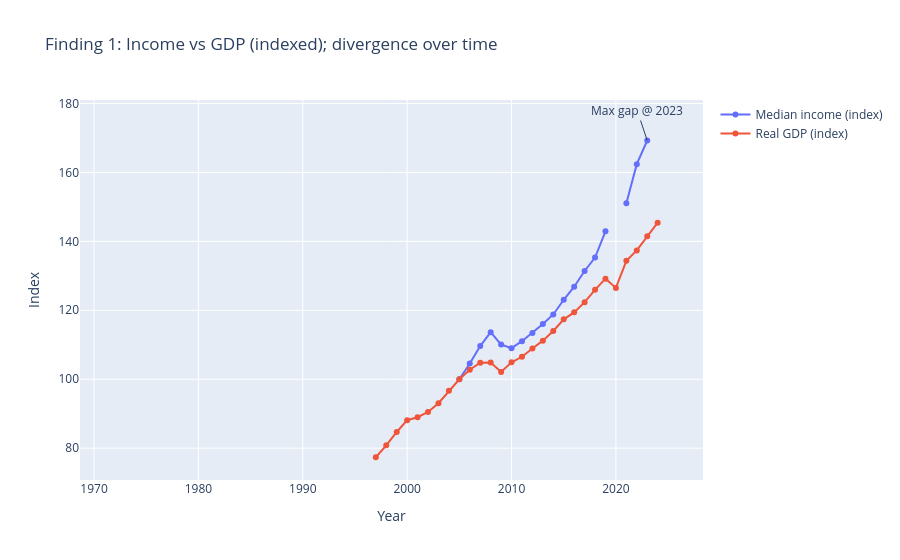

Notebook source saved alongside this figure:
### Markdown cell above
## Finding 1

## Finding 1: Income and GDP have diverged

When we index median household income and real GDP to 100 at the start of the series, income grows more slowly than GDP over time — a well-documented “decoupling.” The gap is visible in the national aggregate and is one of the core patterns the pipeline’s divergence deep-dive quantifies. Correlation at state level between foreign-born share and GDP is stronger than between foreign-born share and income, consistent with growth not translating one-for-one into household income in high-immigration states.

### Code cell
# Divergence: income vs GDP indexed; annotate year of max gap
base_row = annual[["median_household_income", "real_gdp_millions"]].dropna().iloc[0]
annual = annual.copy()
annual["income_idx"] = annual["median_household_income"] / base_row["median_household_income"] * 100
annual["gdp_idx"] = annual["real_gdp_millions"] / base_row["real_gdp_millions"] * 100
annual["gap"] = (annual["gdp_idx"] - annual["income_idx"]).abs()
valid = annual.dropna(subset=["gap"])
gap_year = int(valid.loc[valid["gap"].idxmax(), "year"]) if len(valid) else int(annual["year"].iloc[-1])
y_at_gap = float(valid.set_index("year").loc[gap_year, "income_idx"]) if gap_year in valid["year"].values else float(annual["income_idx"].iloc[-1])
fig = go.Figure()
fig.add_trace(go.Scatter(x=annual["year"], y=annual["income_idx"], mode="lines+markers", name="Median income (index)"))
fig.add_trace(go.Scatter(x=annual["year"], y=annual["gdp_idx"], mode="lines+markers", name="Real GDP (index)"))
fig.add_annotation(x=gap_year, y=y_at_gap, text=f"Max gap @ {gap_year}", showarrow=True)
fig.update_layout(title="Finding 1: Income vs GDP (indexed); divergence over time", xaxis_title="Year", yaxis_title="Index")
fig.show()

### Figure 1 — Plotly figure (JSON) as saved in the notebook; plotly's stock layout.template omitted (floating-point values rounded to 4 significant figures)
{"data": [{"mode": "lines+markers", "name": "Median income (index)", "type": "scatter", "x": [1972, 1975, 1976, 1977, 1978, 1979, 1980, 1981, 1982, 1983, 1984, 1985, 1986, 1987, 1988, 1989, 1990, 1991, 1992, 1993, 1994, 1995, 1996, 1997, 1998, 1999, 2000, 2001, 2002, 2003, 2004, 2005, 2006, 2007, 2008, 2009, 2010, 2011, 2012, 2013, 2014, 2015, 2016, 2017, 2018, 2019, 2020, 2021, 2022, 2023, 2024, 2025], "y": [NaN, NaN, NaN, NaN, NaN, NaN, NaN, NaN, NaN, NaN, NaN, NaN, NaN, NaN, NaN, NaN, NaN, NaN, NaN, NaN, NaN, NaN, NaN, NaN, NaN, NaN, NaN, NaN, NaN, NaN, NaN, 100.0, 104.5, 109.6, 113.7, 110.1, 109.0, 111.0, 113.4, 116.0, 118.8, 123.1, 126.8, 131.4, 135.3, 142.9, NaN, 151.1, 162.4, 169.3, NaN, NaN]}, {"mode": "lines+markers", "name": "Real GDP (index)", "type": "scatter", "x": [1972, 1975, 1976, 1977, 1978, 1979, 1980, 1981, 1982, 1983, 1984, 1985, 1986, 1987, 1988, 1989, 1990, 1991, 1992, 1993, 1994, 1995, 1996, 1997, 1998, 1999, 2000, 2001, 2002, 2003, 2004, 2005, 2006, 2007, 2008, 2009, 2010, 2011, 2012, 2013, 2014, 2015, 2016, 2017, 2018, 2019, 2020, 2021, 2022, 2023, 2024, 2025], "y": [NaN, NaN, NaN, NaN, NaN, NaN, NaN, NaN, NaN, NaN, NaN, NaN, NaN, NaN, NaN, NaN, NaN, NaN, NaN, NaN, NaN, NaN, NaN, 77.36, 80.82, 84.7, 88.11, 88.98, 90.51, 93.03, 96.63, 100.0, 102.8, 104.8, 104.9, 102.1, 104.9, 106.5, 108.9, 111.2, 114.0, 117.4, 119.4, 122.4, 125.9, 129.2, 126.5, 134.4, 137.4, 141.5, 145.4, NaN]}], "layout": {"annotations": [{"showarrow": true, "text": "Max gap @ 2023", "x": 2023, "y": 169.3}], "title": {"text": "Finding 1: Income vs GDP (indexed); divergence over time"}, "xaxis": {"title": {"text": "Year"}}, "yaxis": {"title": {"text": "Index"}}}}
